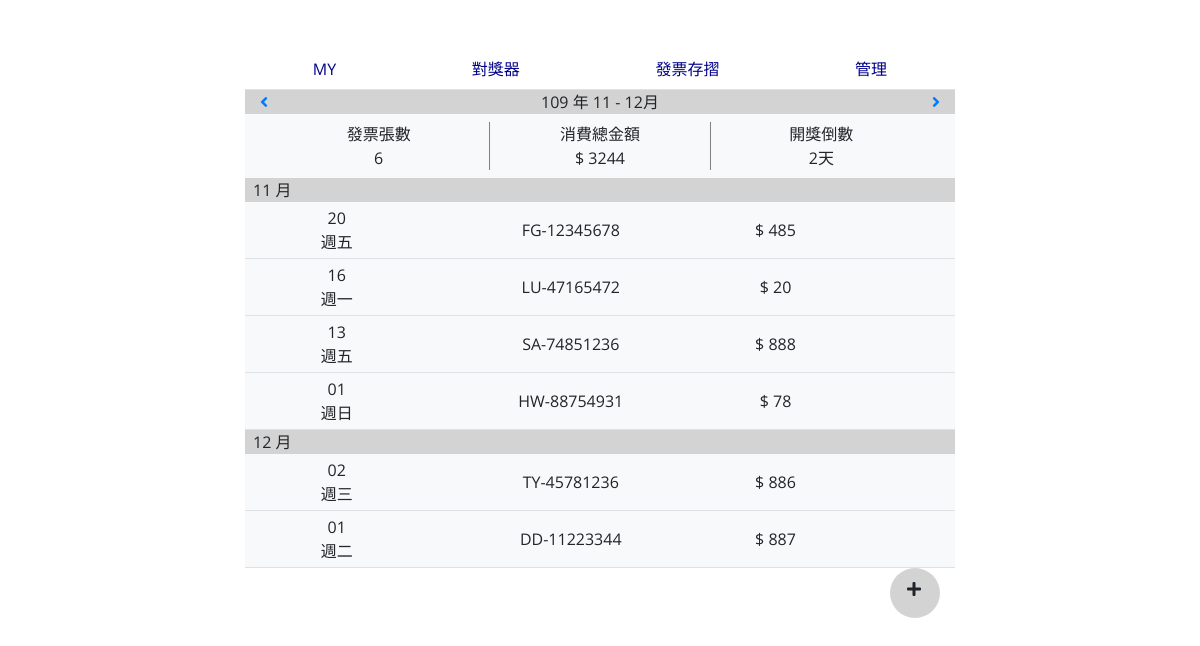
/?do=invoiceDeposit&year=2020&period=6, run on the app's committed database.
### tables this page shows
CREATE TABLE `invoices` (
  `id` int(11) UNSIGNED NOT NULL,
  `code` varchar(2) NOT NULL,
  `number` varchar(8) NOT NULL,
  `period` tinyint(1) UNSIGNED NOT NULL,
  `payment` int(11) UNSIGNED NOT NULL,
  `paytype` varchar(6) NOT NULL,
  `date` date NOT NULL,
  `create_time` timestamp NOT NULL DEFAULT current_timestamp()
);

### invoiceDeposit.php (the view, shortened to what this page needs)
<?php
$year = date('Y');
if (isset($_GET['year'])) {
   $year = $_GET['year'];
} else {
   $year = date('Y');
}
$month = date('m');
$period = ceil($month / 2);
if (isset($_GET['period'])) {
   $period = $_GET['period'];
} else {
   $period = ceil($month / 2);
}
$nextPeriod = $period + 1;
$nextYear = $year;
if ($nextPeriod > 6) {
   $nextPeriod = '1';
   $nextYear = $year + 1;
};
$prevPeriod = $period - 1;
$prevYear = $year;
$month2 = [
   '1' => '1 - 2',
   '2' => '3 - 4',
   '3' => '5 - 6',
   '4' => '7 - 8',
   '5' => '9 - 10',
   '6' => '11 - 12'
];
$mon2 = $month2[$period];
$taiwanY = $year - 1911;
$endmon = [3, 5, 7, 9, 11, 1];
if ($endmon[$period - 1] == 1) {
   $yy = $year + 1;
} else {
   $yy = $year;
};
$now = time();
$end = mktime(13, 30, 0, $endmon[$period - 1], 26, $yy);
$time = $end - $now;
$show = intval($time / 60 / 60 / 24);
?>
<div class="container">
   <div class="row align-items-center" style="background:lightgray;">
      <div class="col-2"><a href="?do=invoiceDeposit&year=<?= $prevYear ?>&period=<?= $prevPeriod ?>"><i class="fas fa-angle-left"></i></a></div>
      <div class="col-8">
         <p class="d-flex justify-content-center mb-0"><?= $taiwanY ?> 年 <?= $mon2 ?>月</p>
      </div>
      <div class="col-2"><a href="?do=invoiceDeposit&year=<?= $nextYear ?>&period=<?= $nextPeriod ?>"><i class="fas fa-angle-right float-right"></i></a></div>
   </div>
   <?php
   $dsn = "mysql:host=localhost;dbname=invoice;charset=utf8";
   $pdo = new PDO($dsn, 'root', '');
   $sql = "select * from `invoices` where `period`='$period' && LEFT(`date`,4) ='$year' order by `date` desc";
   $invoices = $pdo->query($sql)->FetchAll();
   $sql = "select * from `invoices` where `period`='$period' && LEFT(`date`,4) ='$year' GROUP BY SUBSTRING(`date`,6,2)";
   $montypes = $pdo->query($sql)->FetchAll();
   $sql = "select count(period) from `invoices` where `period`='$period' && LEFT(`date`,4) ='$year'";
   $con = $pdo->query($sql)->Fetch();
   $sql = "select sum(payment) from `invoices` where `period`='$period' && LEFT(`date`,4) ='$year'";
   $pm = $pdo->query($sql)->Fetch();
   ?>
   <div class="row text-center m-2">
      <div class="col-4">發票張數<br><?= $con[0]; ?></div>
      <div class="col-4" style="border-left:1px solid gray; border-right:1px solid gray;">消費總金額<br> $ <?= $pm[0]; ?></div>
      <div class="col-4">
         <?php
         if ($show <= 0) {
            echo "<button class='btn btn-info'><a href='?do=chekAwdAll&year=$year&period=$period' class='text-decoration-none text-light'>開始對獎!</a></button>";
         } else {
            echo "開獎倒數<br>" . $show . "天";
         };
         ?>
      </div>
   </div>
   <form action="chekAwdAll.php" method="post">
      <?php
      foreach ($montypes as $mon) {
         $m = substr($mon['date'], 5, 2);
         $floM = ($period * 2) - 1;
         if ($m == $floM) {
      ?>
            <div class="row pl-2" style="background:lightgray;"><?= $m; ?> 月</div>
            <?php
            foreach ($invoices as $inv) {
               $d = substr($inv['date'], -2, 2);
               $wkday = date('w', strtotime($inv['date']));
               $wklist = ['週日', '週一', '週二', '週三', '週四', '週五', '週六'];
               $mm = substr($inv['date'], 5, 2);
               $floMM = ($period * 2) - 1;
               if ($mm == $floMM) {
            ?>
                  <div class="c2 row text-center align-items-center p-1 border-bottom ">
                     <div class="col-3"><?= $d ?><br><?= $wklist[$wkday]; ?></div>
                     <div class="col-5">
                        <?= $inv['code'] . "-" . $inv['number']; ?>
                     </div>
                     <div class="col-2">$ <?= $inv['payment']; ?></div>
                  </div>
            <?php
               }
            }
         } else {
            ?>
            <div class="row pl-2" style="background:lightgray;"><?= $m; ?> 月</div>
      <?php
         }
      }
      ?>
      <?php
      foreach ($invoices as $inv) {
         $d = substr($inv['date'], -2, 2);
         $wkday = date('w', strtotime($inv['date']));
         $wklist = ['週日', '週一', '週二', '週三', '週四', '週五', '週六'];
         $mm = substr($inv['date'], 5, 2);
         $ceiMM = ($period * 2);
         if ($mm == $ceiMM) {
      ?>
            <div class=" b2 row text-center align-items-center p-1 border-bottom">
               <div class="col-3"><?= $d ?><br><?= $wklist[$wkday]; ?></div>
               <div class="col-5"><?= $inv['code'] . "-" . $inv['number']; ?></div>
               <div class="col-2">$ <?= $inv['payment']; ?></div>
            </div>
      <?php
         }
      }
      ?>
   </form>
   <div class="btnHov">
      <i class="fas fa-plus" style="position:relative;top:9px;left:17px;">
      </i>
   </div>

### style.css (style rules this page uses)
body { font-family: 'Open Sans', 'Noto Sans TC', Arial, Helvetica, sans-serif; width:100%; margin:0; padding:0; box-sizing:border-box; }
.btnHov { border-radius:50px; width:50px; height:50px; background:lightgray; float: right; }

### data on the page
invoices: date "11", date "20", date "週五", code "FG", number "12345678", payment "485"
invoices: date "16", date "週一", code "LU", number "47165472", payment "20"
invoices: date "13", date "週五", code "SA", number "74851236", payment "888"
invoices: date "01", date "週日", code "HW", number "88754931", payment "78"
invoices: date "12", date "01", date "週二", code "DD", number "11223344", payment "887"
invoices: date "02", date "週三", code "TY", number "45781236", payment "886"

### other printed values
$taiwanY "109"
$mon2 "11 - 12"
$con[0] "6"
$pm[0] "3244"
